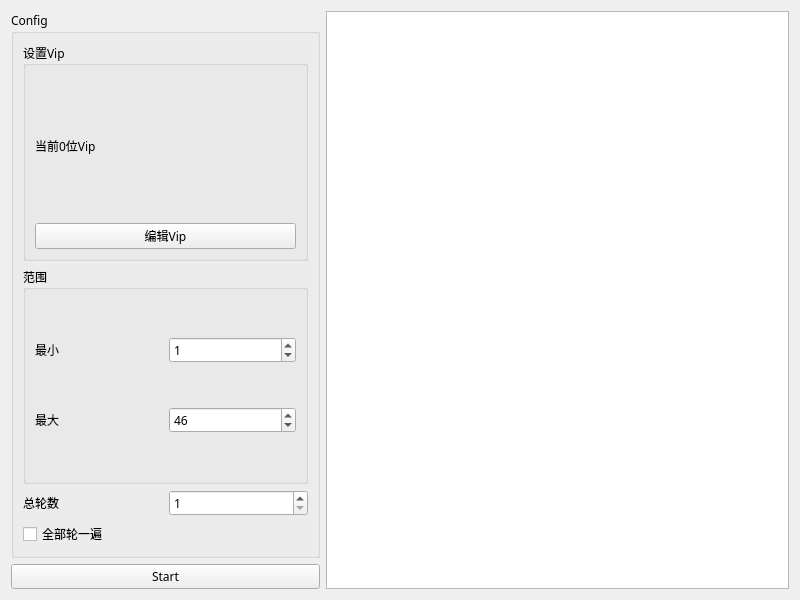
<?xml version="1.0" encoding="UTF-8"?>
<ui version="4.0">
 <class>Widget</class>
 <widget class="QWidget" name="Widget">
  <property name="geometry">
   <rect>
    <x>0</x>
    <y>0</y>
    <width>800</width>
    <height>600</height>
   </rect>
  </property>
  <property name="font">
   <font>
    <family>Poppins Light</family>
   </font>
  </property>
  <property name="windowTitle">
   <string>Widget</string>
  </property>
  <layout class="QHBoxLayout" name="horizontalLayout" stretch="2,3">
   <item>
    <layout class="QVBoxLayout" name="menu">
     <item>
      <widget class="QGroupBox" name="config_box">
       <property name="title">
        <string>Config</string>
       </property>
       <layout class="QGridLayout" name="gridLayout">
        <item row="3" column="1">
         <widget class="QSpinBox" name="spinBox_total">
          <property name="minimum">
           <number>1</number>
          </property>
         </widget>
        </item>
        <item row="4" column="0" colspan="2">
         <widget class="QCheckBox" name="checkBox_all">
          <property name="text">
           <string>全部轮一遍</string>
          </property>
         </widget>
        </item>
        <item row="1" column="0" colspan="2">
         <widget class="QGroupBox" name="groupBox">
          <property name="title">
           <string>范围</string>
          </property>
          <layout class="QGridLayout" name="gridLayout_2">
           <item row="0" column="0">
            <widget class="QLabel" name="label_from">
             <property name="text">
              <string>最小</string>
             </property>
             <property name="buddy">
              <cstring>spinBox_from</cstring>
             </property>
            </widget>
           </item>
           <item row="0" column="1">
            <widget class="QSpinBox" name="spinBox_from">
             <property name="maximum">
              <number>98</number>
             </property>
             <property name="value">
              <number>1</number>
             </property>
            </widget>
           </item>
           <item row="1" column="0">
            <widget class="QLabel" name="label_to">
             <property name="text">
              <string>最大</string>
             </property>
             <property name="buddy">
              <cstring>spinBox_to</cstring>
             </property>
            </widget>
           </item>
           <item row="1" column="1">
            <widget class="QSpinBox" name="spinBox_to">
             <property name="minimum">
              <number>1</number>
             </property>
             <property name="value">
              <number>46</number>
             </property>
            </widget>
           </item>
          </layout>
         </widget>
        </item>
        <item row="3" column="0">
         <widget class="QLabel" name="label_total">
          <property name="text">
           <string>总轮数</string>
          </property>
          <property name="buddy">
           <cstring>spinBox_total</cstring>
          </property>
         </widget>
        </item>
        <item row="0" column="0" colspan="2">
         <widget class="QGroupBox" name="groupBox_vip">
          <property name="title">
           <string>设置Vip</string>
          </property>
          <layout class="QVBoxLayout" name="verticalLayout">
           <item>
            <widget class="QLabel" name="label_vip">
             <property name="text">
              <string>当前0位Vip</string>
             </property>
            </widget>
           </item>
           <item>
            <widget class="QPushButton" name="btn_vip">
             <property name="text">
              <string>编辑Vip</string>
             </property>
            </widget>
           </item>
          </layout>
         </widget>
        </item>
       </layout>
      </widget>
     </item>
     <item>
      <widget class="QPushButton" name="btn_start">
       <property name="toolTip">
        <string/>
       </property>
       <property name="whatsThis">
        <string/>
       </property>
       <property name="text">
        <string>Start</string>
       </property>
      </widget>
     </item>
    </layout>
   </item>
   <item>
    <layout class="QVBoxLayout" name="function">
     <item>
      <widget class="QListWidget" name="listWidget"/>
     </item>
    </layout>
   </item>
  </layout>
 </widget>
 <tabstops>
  <tabstop>btn_start</tabstop>
  <tabstop>spinBox_from</tabstop>
  <tabstop>spinBox_to</tabstop>
  <tabstop>spinBox_total</tabstop>
  <tabstop>checkBox_all</tabstop>
  <tabstop>btn_vip</tabstop>
  <tabstop>listWidget</tabstop>
 </tabstops>
 <resources/>
 <connections/>
</ui>
